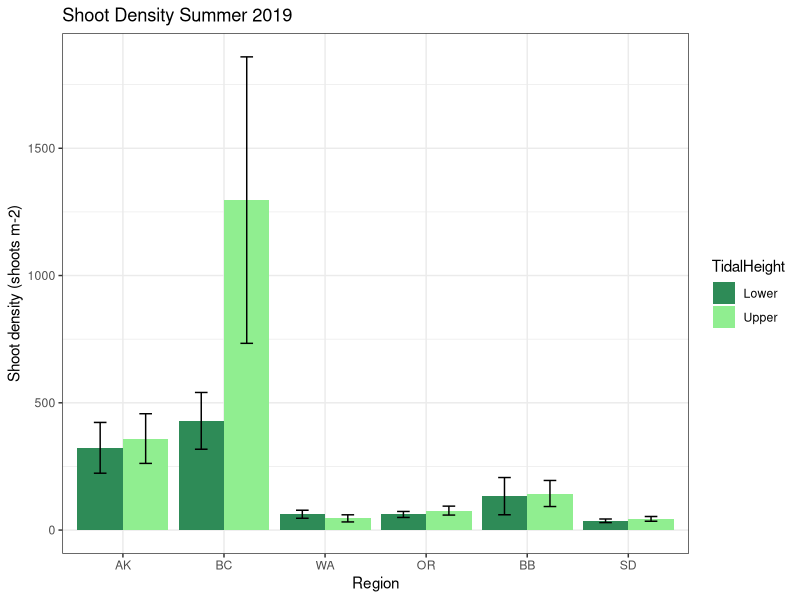
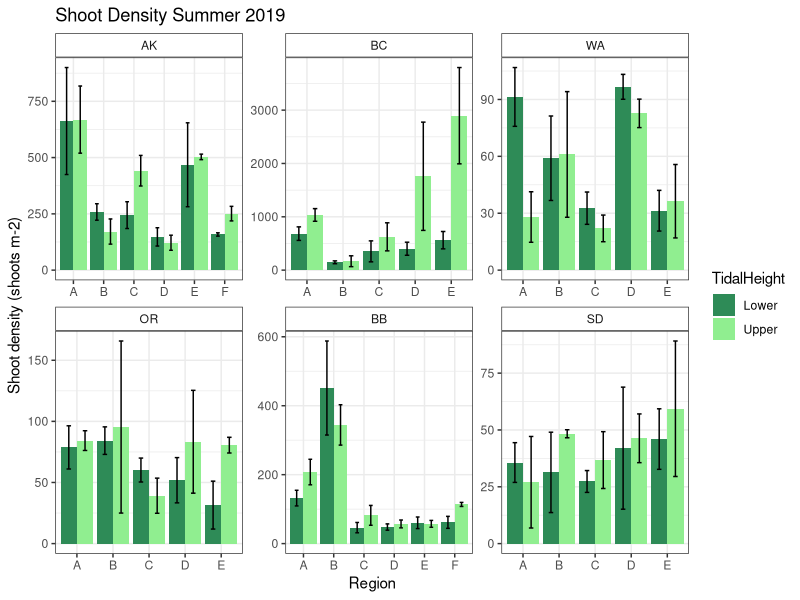
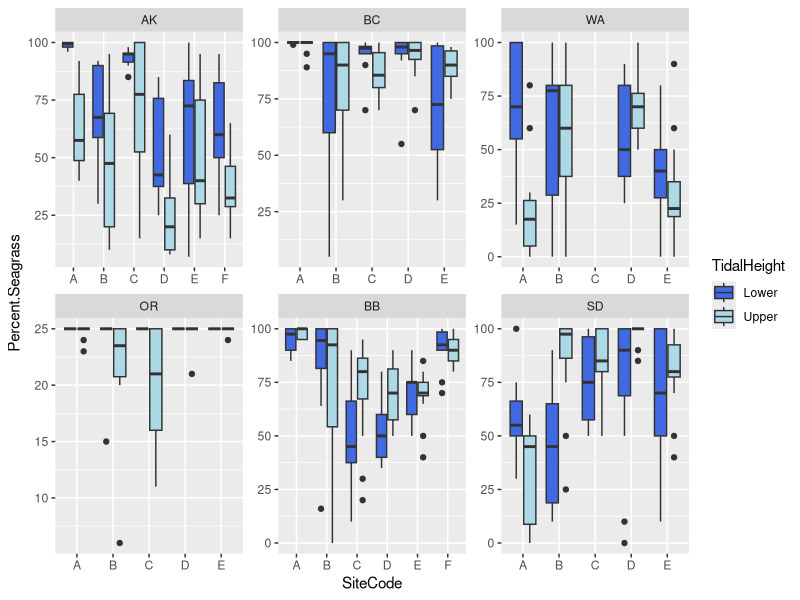

Write R code to recreate these figures, in order.
library(tidyverse)
library(ggplot2)
library(lubridate)

region_order1 <- c("Alaska","British Colubmia","Washington","Oregon","Bodega Bay","San Diego")
region_order2 <- c("AK","BC","WA","OR","BB","SD")

## read-in data

DenCov <- read.csv("DensityCover.csv")
DenCov <- DenCov%>%
  separate(col=TransectID,sep="_",c("SampleDate","Region","SiteCode","Transect"))
DenCov$TidalHeight <- ifelse(DenCov$Transect=="L4"|DenCov$Transect=="L5"|DenCov$Transect=="L6","Lower","Upper")
DenCov$Region <- ordered(DenCov$Region,levels=region_order2)
DenCov1 <- DenCov%>%
  group_by(Region,SiteCode,TidalHeight,Transect)%>%
  summarise(Density.shoots.m2=mean(Density.shoots.m2,na.rm = TRUE))

Den_summ1 <- DenCov1%>%
  group_by(Region,TidalHeight)%>%
  summarise(Density=mean(Density.shoots.m2),sd=sd(Density.shoots.m2),
            se=sd/sqrt(length(Density.shoots.m2)))
ggplot(Den_summ1,aes(x=Region,y=Density,fill=TidalHeight))+geom_col(position = "dodge")+
  geom_errorbar(aes(ymax=Density+2*se,ymin=Density-2*se),position=position_dodge(width=0.9),width=0.25)+
  scale_fill_manual(values=c("seagreen4","lightgreen"))+
  xlab("Region")+
  ylab("Shoot density (shoots m-2)")+
  labs(title="Shoot Density Summer 2019")+
  theme_bw()+
  theme(strip.background = element_rect(fill="white"))

Den_summ2 <- DenCov1 %>%
  group_by(Region,SiteCode,TidalHeight)%>%
  summarise(Density=mean(Density.shoots.m2),sd=sd(Density.shoots.m2),
            se=sd/sqrt(length(Density.shoots.m2)))
ggplot(Den_summ2,aes(x=SiteCode,y=Density,fill=TidalHeight))+geom_col(position = "dodge")+
  geom_errorbar(aes(ymax=Density+2*se,ymin=Density-2*se),position=position_dodge(width=0.9),width=0.25)+
  facet_wrap(~Region,scales = "free")+
  scale_fill_manual(values=c("seagreen4","lightgreen"))+
  xlab("Region")+
  ylab("Shoot density (shoots m-2)")+
  labs(title="Shoot Density Summer 2019")+
  theme_bw()+
  theme(strip.background = element_rect(fill="white"))


ggplot(DenCov,aes(x=SiteCode,y=Percent.Seagrass,fill=TidalHeight))+geom_boxplot()+
  facet_wrap(~Region,scales = "free")+
  scale_fill_manual(values=c("royal blue","light blue"))

